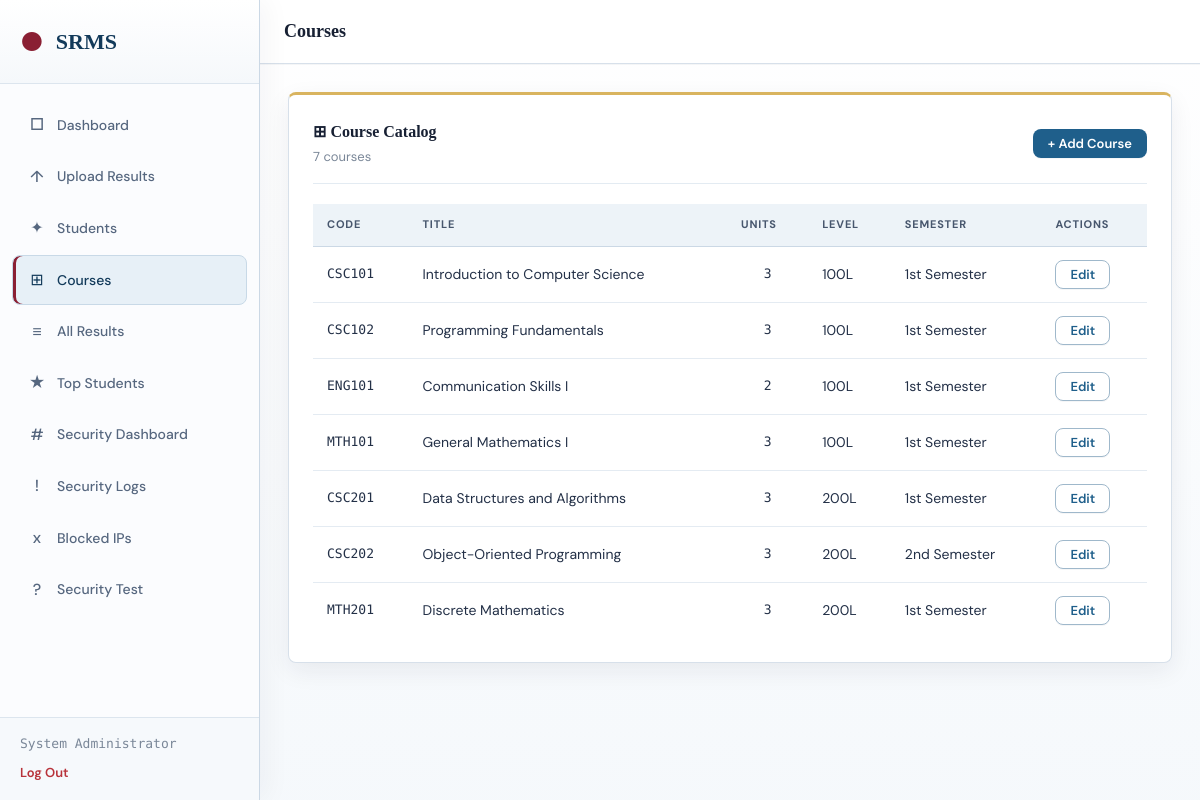
The app's page /admin/courses.php (signed in) with its own data.
### tables this page shows
CREATE TABLE IF NOT EXISTS courses (
    course_code     VARCHAR(20) PRIMARY KEY,
    course_title    VARCHAR(200) NOT NULL,
    course_unit     TINYINT UNSIGNED NOT NULL DEFAULT 3,
    department      VARCHAR(100) DEFAULT NULL,
    semester        TINYINT UNSIGNED DEFAULT NULL COMMENT '1=First, 2=Second',
    level           SMALLINT UNSIGNED DEFAULT NULL,
    created_at      DATETIME DEFAULT CURRENT_TIMESTAMP
);

### includes/helpers.php (called while the page is built, shortened)
<?php
function clean(string $input): string {
    return htmlspecialchars(strip_tags(trim($input)), ENT_QUOTES, 'UTF-8');
}

### includes/db.php (called while the page is built, shortened)
<?php
function get_db(): PDO {
    static $pdo = null;
    $dsn = sprintf(
        'mysql:host=%s;port=%s;dbname=%s;charset=%s',
        DB_HOST, DB_PORT, DB_NAME, DB_CHARSET
    );
    $options = [
        PDO::ATTR_ERRMODE            => PDO::ERRMODE_EXCEPTION,
        PDO::ATTR_DEFAULT_FETCH_MODE => PDO::FETCH_ASSOC,
        PDO::ATTR_EMULATE_PREPARES   => false,
    ];
    try {
        $pdo = new PDO($dsn, DB_USER, DB_PASS, $options);
    } catch (PDOException $e) {
        http_response_code(500);
        die(json_encode(['success' => false, 'message' => 'Database connection failed. Please contact the administrator.']));
    }
    return $pdo;
}
function db_run(string $sql, array $params = []): PDOStatement {
    $stmt = get_db()->prepare($sql);
    $stmt->execute($params);
    return $stmt;
}
function db_all(string $sql, array $params = []): array {
    return db_run($sql, $params)->fetchAll();
}

### includes/grades.php (called while the page is built, shortened)
<?php
function sem_label(int $sem): string {
    return $sem === 1 ? '1st Semester' : '2nd Semester';
}

### admin/courses.php (the view, shortened to what this page needs)
<?php
require_once __DIR__ . '/../includes/layout.php';
render_header('Courses', true);
$courses = db_all('SELECT * FROM courses ORDER BY level ASC, course_code ASC');
?>
<div class="card">
  <div class="card-header">
    <div>
      <div class="card-title">⊞ Course Catalog</div>
      <div class="card-subtitle"><?= count($courses) ?> courses</div>
    </div>
    <button class="btn btn-primary btn-sm" onclick="editCourse(null)">+ Add Course</button>
  </div>
  <div class="table-wrap">
    <table class="data-table">
      <thead>
        <tr><th>Code</th><th>Title</th><th>Units</th><th>Level</th><th>Semester</th><th>Actions</th></tr>
      </thead>
      <tbody>
        <?php if ($courses): foreach ($courses as $c): ?>
        <tr>
          <td class="mono"><?= clean($c['course_code']) ?></td>
          <td><?= clean($c['course_title']) ?></td>
          <td class="mono" style="text-align:center"><?= $c['course_unit'] ?></td>
          <td><?= $c['level'] ? $c['level'] . 'L' : '—' ?></td>
          <td><?= $c['semester'] ? sem_label((int)$c['semester']) : '—' ?></td>
          <td>
            <button class="btn btn-ghost btn-sm" onclick="editCourse('<?= clean($c['course_code']) ?>')">Edit</button>
          </td>
        </tr>
        <?php endforeach; endif; ?>
      </tbody>
    </table>
  </div>
</div>
<?php render_footer(true); ?>

### includes/layout.php (shortened to what this page needs)
<?php
function render_header(string $title = 'SRMS Portal', bool $admin = false): void {
    $base = BASE_URL;
?>
<!DOCTYPE html>
<html lang="en">
<head>
<link rel="stylesheet" href="<?= $base ?>/assets/css/main.css">
</head>
<body>
<?php if ($admin): ?>
<div class="app-shell">
  <aside class="sidebar" id="sidebar">
    <div class="sidebar-brand">
      <span class="brand-icon">●</span>
      <span class="brand-text">SRMS</span>
    </div>
    <nav class="sidebar-nav">
      <a href="<?= $base ?>/admin/dashboard.php" class="nav-item <?= basename($_SERVER['PHP_SELF']) === 'dashboard.php' ? 'active' : '' ?>">
        <span class="nav-icon">□</span> Dashboard
      </a>
      <a href="<?= $base ?>/admin/upload.php" class="nav-item <?= basename($_SERVER['PHP_SELF']) === 'upload.php' ? 'active' : '' ?>">
        <span class="nav-icon">↑</span> Upload Results
      </a>
      <a href="<?= $base ?>/admin/students.php" class="nav-item <?= basename($_SERVER['PHP_SELF']) === 'students.php' ? 'active' : '' ?>">
        <span class="nav-icon">✦</span> Students
      </a>
      <a href="<?= $base ?>/admin/courses.php" class="nav-item <?= basename($_SERVER['PHP_SELF']) === 'courses.php' ? 'active' : '' ?>">
        <span class="nav-icon">⊞</span> Courses
      </a>
      <a href="<?= $base ?>/admin/results.php" class="nav-item <?= basename($_SERVER['PHP_SELF']) === 'results.php' ? 'active' : '' ?>">
        <span class="nav-icon">≡</span> All Results
      </a>
      <a href="<?= $base ?>/admin/top_students.php" class="nav-item <?= basename($_SERVER['PHP_SELF']) === 'top_students.php' ? 'active' : '' ?>">
        <span class="nav-icon">★</span> Top Students
      </a>
      <a href="<?= $base ?>/admin/security_dashboard.php" class="nav-item <?= basename($_SERVER['PHP_SELF']) === 'security_dashboard.php' ? 'active' : '' ?>">
        <span class="nav-icon">#</span> Security Dashboard
      </a>
      <a href="<?= $base ?>/admin/security_logs.php" class="nav-item <?= basename($_SERVER['PHP_SELF']) === 'security_logs.php' ? 'active' : '' ?>">
        <span class="nav-icon">!</span> Security Logs
      </a>
      <a href="<?= $base ?>/admin/blocked_ips.php" class="nav-item <?= basename($_SERVER['PHP_SELF']) === 'blocked_ips.php' ? 'active' : '' ?>">
        <span class="nav-icon">x</span> Blocked IPs
      </a>
      <a href="<?= $base ?>/admin/security_test.php" class="nav-item <?= basename($_SERVER['PHP_SELF']) === 'security_test.php' ? 'active' : '' ?>">
        <span class="nav-icon">?</span> Security Test
      </a>
    </nav>
    <div class="sidebar-footer">
      <span class="admin-name"><?= clean($_SESSION['admin_name'] ?? 'Admin') ?></span>
      <a href="<?= $base ?>/api/logout.php" class="logout-btn">Log Out</a>
    </div>
  </aside>
  <div class="main-wrap">
    <header class="topbar">
      <h1 class="page-title"><?= htmlspecialchars($title) ?></h1>
    </header>
    <main class="main-content">
<?php else: ?>
<main class="public-main">
<?php endif; ?>
<?php }
function render_footer(bool $admin = false): void {
?>
<?php if ($admin): ?>
    </main>
  </div>
</div>
<?php else: ?>
</main>
<?php endif; ?>
</body>
</html>
<?php } ?>

### records on screen
courses: course_code "CSC101", course_title "Introduction to Computer Science", course_unit "3", level "100", semester "1st Semester"
courses: course_code "CSC102", course_title "Programming Fundamentals", course_unit "3", level "100", semester "1st Semester"
courses: course_code "ENG101", course_title "Communication Skills I", course_unit "2", level "100", semester "1st Semester"
courses: course_code "MTH101", course_title "General Mathematics I", course_unit "3", level "100", semester "1st Semester"
courses: course_code "CSC201", course_title "Data Structures and Algorithms", course_unit "3", level "200", semester "1st Semester"
courses: course_code "CSC202", course_title "Object-Oriented Programming", course_unit "3", level "200", semester "2nd Semester"
courses: course_code "MTH201", course_title "Discrete Mathematics", course_unit "3", level "200", semester "1st Semester"

### other values on screen
$_SESSION['admin_name'] "System Administrator"
$title "Courses"
count($courses) "7"
